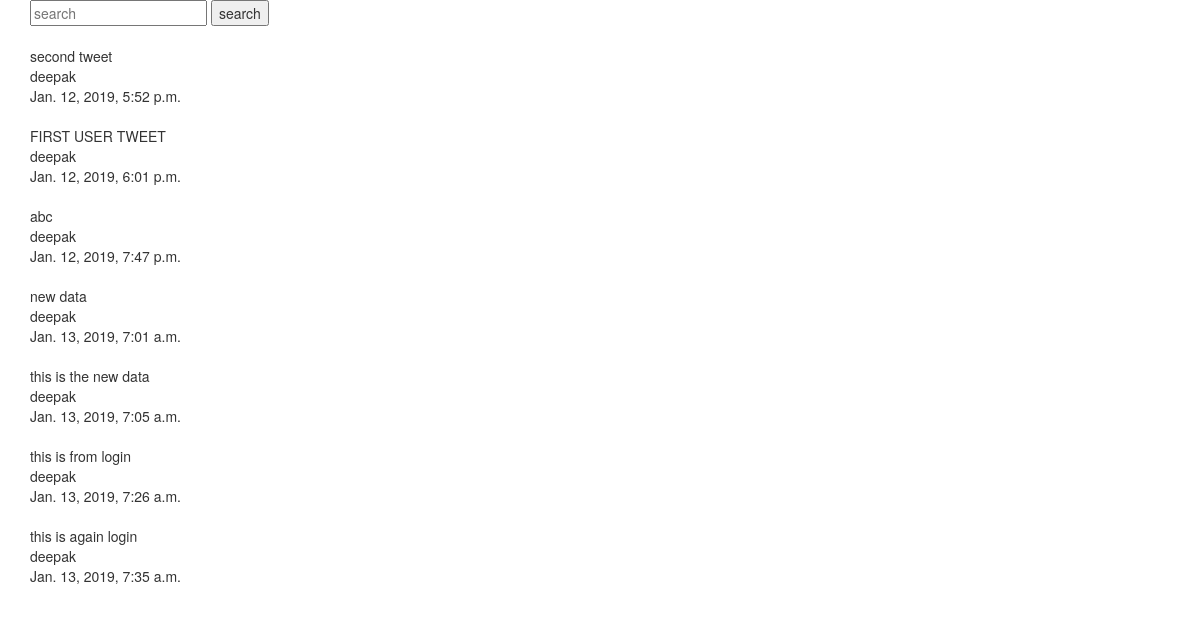
Page /tweet/ on the earlier database version.
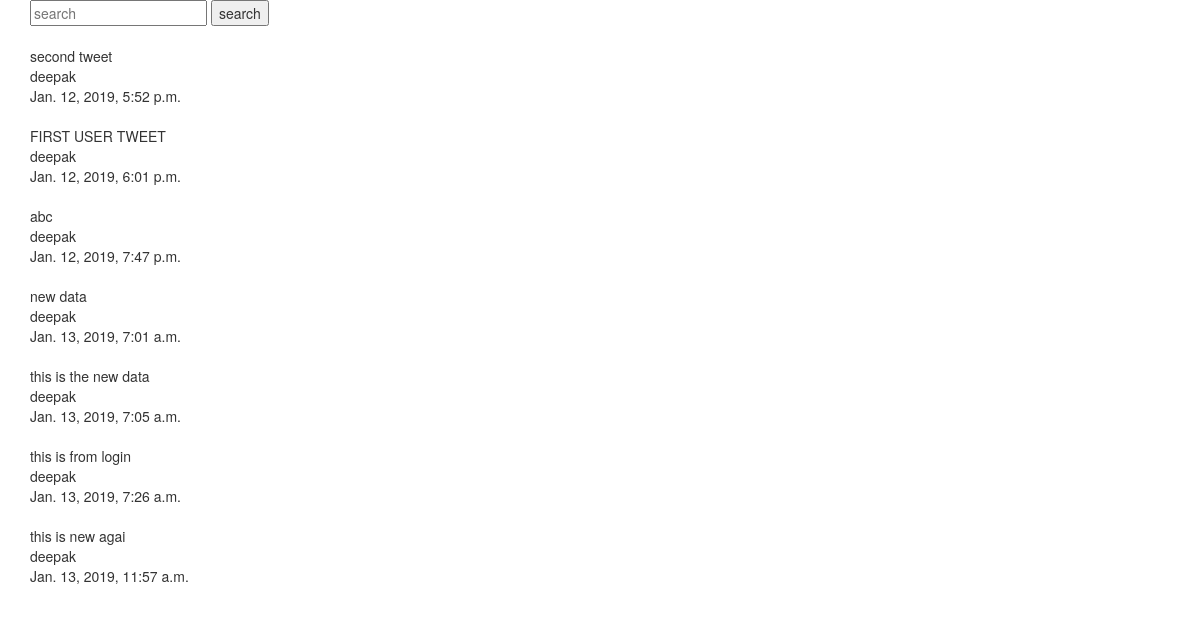
Same page on the later database version.
### tweets/models.py (models this page shows, shortened)
class Tweet(models.Model):
    user      = models.ForeignKey(settings.AUTH_USER_MODEL, on_delete=models.CASCADE, default=1)
    content   = models.CharField(max_length=140, validators=[validate_content])
    updated   = models.DateTimeField(auto_now=True)
    timestamp = models.DateTimeField(auto_now_add=True)

### tweets/views.py (the view)
class TweetListView(ListView):
    template_name = 'tweets/list_view.html'
    def get_queryset(self, *args, **kwargs):
        qs = Tweet.objects.all()
        query = self.request.GET.get("q", None)
        if query is not None:
            qs = qs.filter(
                Q(content__icontains=query) |
                Q(user__username__icontains=query))
        return qs

### tweets/templates/tweets/list_view.html (shortened to what this page needs)
{% extends 'base.html' %}
{% block content %}
{% include 'tweets/search_form.html' %}<br>
{% for object in  object_list %}
   {{ object.content }}<br>
   {{ object.user }}<br>
   {{ object.timestamp }}<br><br>
  {% empty %}
  {% if request.GET.q %}
  <p>No Tweets found </p>
  {% else %}
  <p>No Tweets yet</p>
{% endif %}
{% endfor %}
{% endblock content %}

Differences in the rows shown:
removed Tweet: content "this is again login", user "deepak", timestamp "Jan. 13, 2019, 7:35 a.m."
added Tweet: content "this is new agai", user "deepak", timestamp "Jan. 13, 2019, 11:57 a.m."
